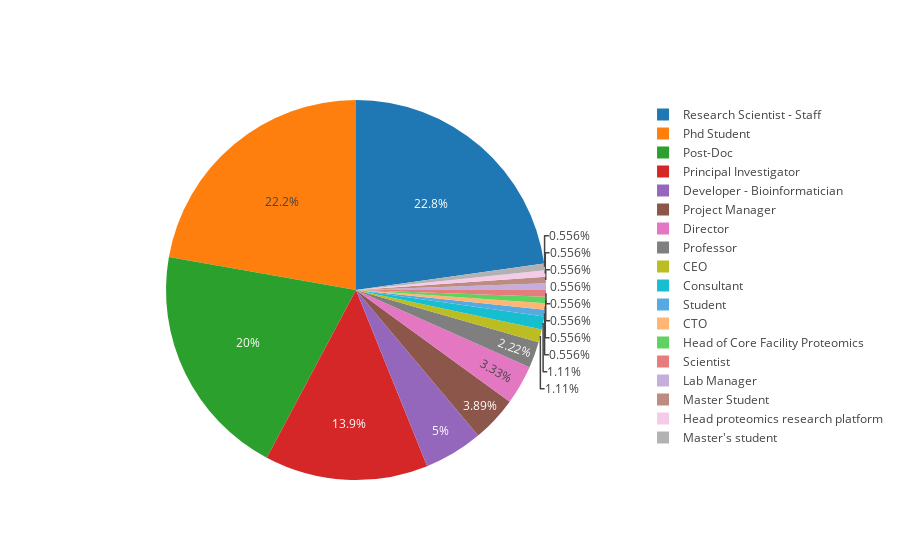

Source (notebook cell):
### Markdown cell above
Read the position and occupation of every participant of the poll.

### Code cell
affiliations = data_df.iloc[:,2]
affiliation_counts = {} 
for affiliation in affiliations:
    token_affiliations = str(affiliation).split(";")
    for token in token_affiliations: 
        if token.strip() != 'nan':
           if token not in affiliation_counts:
              affiliation_counts[token] = 0
           affiliation_counts[token] = affiliation_counts[token] + 1

init_notebook_mode(connected=True)        
trace=go.Pie(labels=[k  for  k in  affiliation_counts.keys()],values=[k  for  k in  affiliation_counts.values()])
iplot([trace])

### Figure 1 — Plotly figure (JSON) as saved in the notebook; plotly's stock layout.template omitted (floating-point values rounded to 4 significant figures)
{"data": [{"labels": ["Student", "Research Scientist - Staff", "CTO", "Head of Core Facility Proteomics", "Scientist", "CEO", "Lab Manager", "Consultant", "Phd Student", "Principal Investigator", "Professor", "Post-Doc", "Director", "Developer - Bioinformatician", "Master Student", "Head proteomics research platform", "Master's student", "Project Manager"], "type": "pie", "uid": "325a20aa-26b8-44b2-a0e0-f49129140339", "values": [1, 41, 1, 1, 1, 2, 1, 2, 40, 25, 4, 36, 6, 9, 1, 1, 1, 7]}], "layout": {}}
